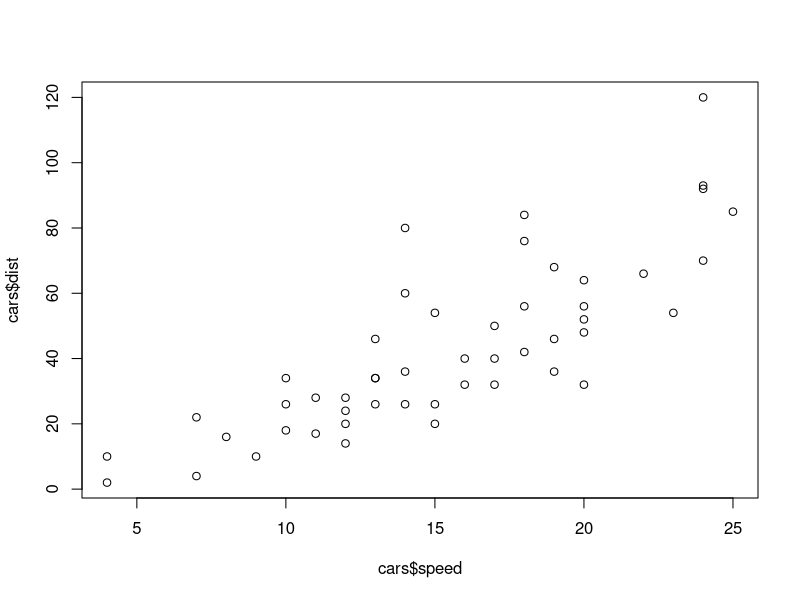

Write the R code that produced this figure.
## ---- chunk 1
#| label: fig-example
#| fig-cap: Figure example
plot(cars$speed, cars$dist)
## ---- chunk 2
#| label: tbl-example2
#| tbl-cap: "A table made in another notebook"

data.frame(letters = letters[1:3], numbers = 1:3) |>
  knitr::kable()
